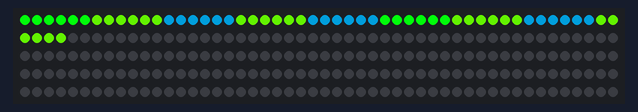
This sketch was run on a simulated Arduino Uno, built with avr-gcc and run on an emulated ATmega328P. Parts: 250 RGB LEDs in strip order, left to right, continuing on the next row.

Above: at 0.1 s.

The sketch:

pixel4-cust.ino
```cpp
#include "FastLED.h"

// How many leds in your strip?
#define NUM_LEDS 250
#define DATA_PIN 3
#define FORWARD 0
#define BACKWARD 1
#define SLOW 250
#define MEDIUM 50
#define FAST 5

CRGB leds[NUM_LEDS];

boolean direction = FORWARD;

void setup() {
  FastLED.addLeds<NEOPIXEL, DATA_PIN>(leds, NUM_LEDS);
  randomSeed(analogRead(0));
  Serial.begin(9600);
}

void loop() {
  static uint8_t hue = 0;
  CRGB colorx = CHSV( 100,255, 255);
  leds[0] = colorx;
  leds[1] = colorx;
  leds[2] = colorx;
  leds[3] = colorx;
  leds[4] = colorx;
  leds[5] = colorx;

colorx = CHSV( 80,255, 255);
  leds[6] = colorx;
  leds[7] = colorx;
  leds[8] = colorx;
  leds[9] = colorx;
  leds[10] = colorx;
  leds[11] = colorx;

  colorx = CHSV( 140,255, 255);
  leds[12] = colorx;
  leds[13] = colorx;
  leds[14] = colorx;
  leds[15] = colorx;
  leds[16] = colorx;
  leds[17] = colorx;

  colorx = CHSV( 80,255, 255);
  leds[18] = colorx;
  leds[19] = colorx;
  leds[20] = colorx;
  leds[21] = colorx;
  leds[22] = colorx;
  leds[23] = colorx;

    colorx = CHSV( 140,255, 255);
  leds[24] = colorx;
  leds[25] = colorx;
  leds[26] = colorx;
  leds[27] = colorx;
  leds[28] = colorx;
  leds[29] = colorx;

   colorx = CHSV( 100,255, 255);
  leds[30] = colorx;
  leds[31] = colorx;
  leds[32] = colorx;
  leds[33] = colorx;
  leds[34] = colorx;
  leds[35] = colorx;

  colorx = CHSV( 80,255, 255);
  leds[36] = colorx;
  leds[37] = colorx;
  leds[38] = colorx;
  leds[39] = colorx;
  leds[40] = colorx;
  leds[41] = colorx;

  colorx = CHSV( 140,255, 255);
  leds[42] = colorx;
  leds[43] = colorx;
  leds[44] = colorx;
  leds[45] = colorx;
  leds[46] = colorx;
  leds[47] = colorx;

  colorx = CHSV( 80,255, 255);
  leds[48] = colorx;
  leds[49] = colorx;
  leds[50] = colorx;
  leds[51] = colorx;
  leds[52] = colorx;
  leds[53] = colorx;

  FastLED.show();
  delay(100);
}
```
